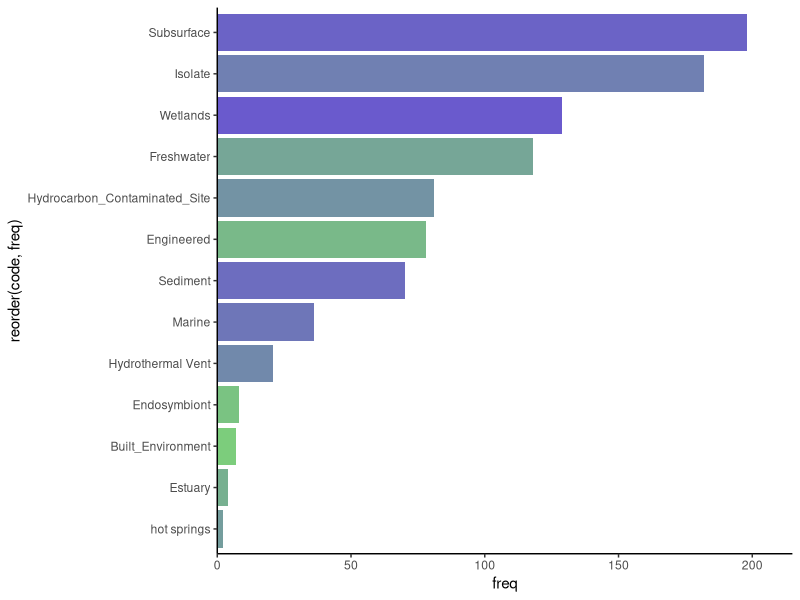
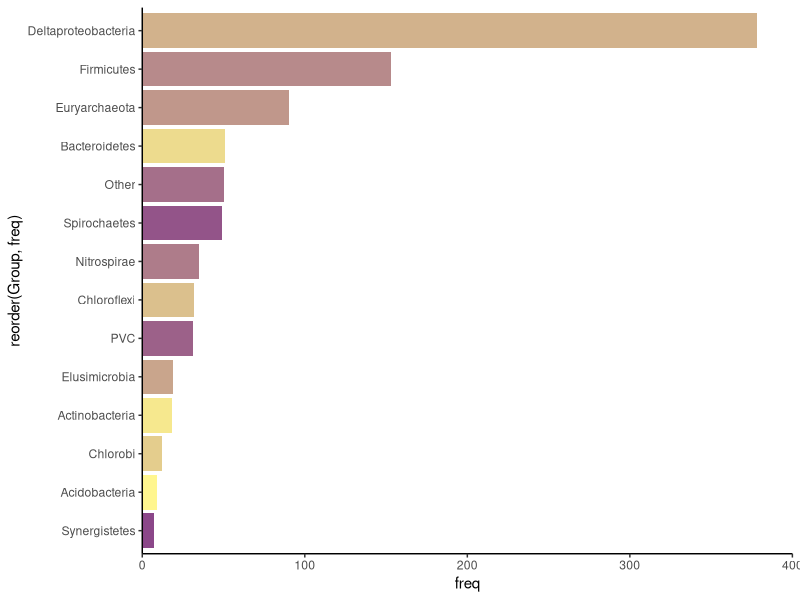
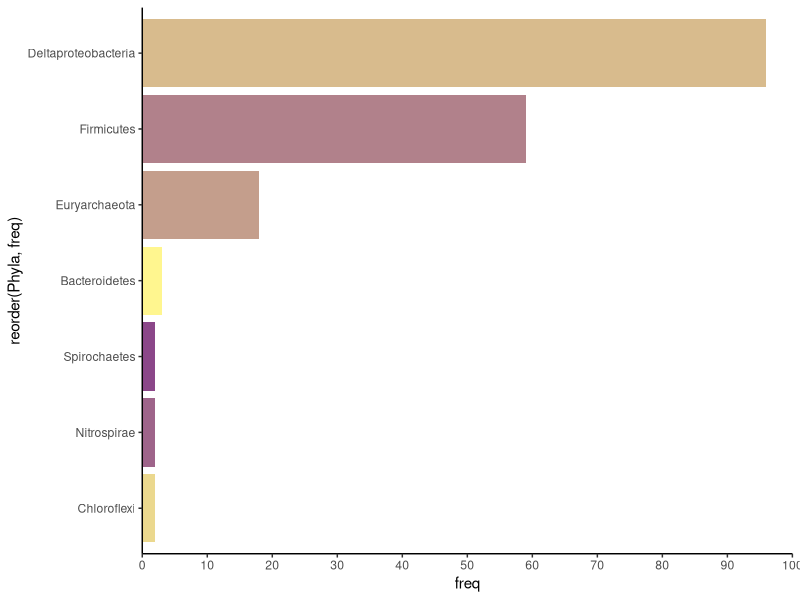

Here is the R script that generated these plots, in order: (Note: this script raises an error after producing the figures.)
library(tidyverse)
library(reshape2)
library(plyr)

metadata = read.csv("files/stats/medium-mehg-metadata-stats.csv")
environment = count(metadata, "code")
group = count(metadata, "Group")
phyla = count(metadata, "Phyla")
study = count(metadata, "study")

# Environments plot
phaColfunc = colorRampPalette(c("palegreen3", "slateblue"))
bar_env = environment %>% ggplot(aes(x=reorder(code, freq), y=freq)) + geom_bar(stat="identity", fill=(phaColfunc(13))) + coord_flip() + scale_y_continuous(limits=c(0,215), expand = c(0, 0)) + theme_classic()
bar_env 

# phyla plot
phylaColfunc = colorRampPalette(c("khaki1", "orchid4"))
bar_phyla = group %>% ggplot(aes(x=reorder(Group, freq), y=freq)) + geom_bar(stat="identity", fill=(phylaColfunc(14))) + coord_flip() + scale_y_continuous(limits=c(0,400), expand= c(0,0)) + theme_classic()
bar_phyla

# reference isolate phyla 
references = metadata %>% filter(code=="Isolate")
reference_phyla = count(references, "Phyla")
bar_ref = reference_phyla %>% ggplot(aes(x=reorder(Phyla, freq), y=freq)) + geom_bar(stat="identity", fill=(phylaColfunc(7))) + coord_flip() + scale_y_continuous(limits=c(0,100), expand= c(0,0), breaks=seq(0,100,10)) + theme_classic()
bar_ref

# other with low amounts
other = metadata %>% filter(Group=="Other")
other_phyla = count(cp, "Phyla")
bar_other= other_phyla %>% ggplot(aes(x=reorder(Phyla, freq), y=freq)) + geom_bar(stat="identity", fill="azure4") + coord_flip() + scale_y_continuous(limits=c(0,7), expand= c(0,0), breaks=seq(0,7,1)) + theme_classic()
bar_other

# genome statistics
# all
# genome size
genome_size = metadata %>% select(Group, size) %>% filter(Group != "Other")
genome_size_avgs = aggregate(genome_size[2], list(genome_size$Group), mean)
all_avgs = genome_size %>% ggplot(aes(x=Group, y=size)) + geom_boxplot(fill="gray")
all_avgs_theme = all_avgs + scale_y_continuous(breaks=seq(0,15,3)) + theme_classic() + theme(axis.text.x = element_text(angle = 85, hjust = 1))
all_avgs_theme
# gc content
gc_all = metadata %>% select(Group, gc) %>% filter(Group != "Other")
gc_meth = gc_all %>% ggplot(aes(x=Group, y=gc)) + geom_boxplot(fill="gray")
gc_meth_theme = gc_meth + theme_classic() + theme(axis.text.x = element_text(angle = 85, hjust = 1))
gc_meth_theme

# just isolates
# genome size
isolate_sizes = metadata %>% filter(code=="Isolate") %>% select(Group, size)
isolate_avgs = isolate_sizes %>% ggplot(aes(x=Group, y=size)) + geom_boxplot(fill="gray")
isolate_avgs_theme = isolate_avgs + theme_classic() + theme(axis.text.x = element_text(angle = 85, hjust = 1))
isolate_avgs_theme
# gc content 
gc_isolates = metadata %>% filter(code=="Isolate") %>% select(Group, gc)
gc_meth_isolates = gc_isolates %>% ggplot(aes(x=Group, y=gc)) + geom_boxplot(fill="gray")
gc_isolates_theme = gc_meth_isolates + theme_classic() + theme(axis.text.x = element_text(angle = 85, hjust = 1))
gc_isolates_theme

# stats for "other" 
#size
other_sizes = metadata %>% filter(Group=="Other") %>% select(Phyla, size)
other_avgs = other_sizes %>% ggplot(aes(x=Phyla, y=size)) + geom_boxplot(fill="gray")
other_avgs_theme = other_avgs + theme_classic() + theme(axis.text.x = element_text(angle = 85, hjust = 1)) 
other_avgs_theme
#gc
other_gc = metadata %>% filter(Group=="Other") %>% select(Phyla, gc)
other_gc_avgs = other_gc %>% ggplot(aes(x=Phyla,y=gc)) + geom_boxplot(fill="gray")
other_gc_theme = other_gc_avgs + theme_classic() + theme(axis.text.x = element_text(angle = 85, hjust = 1)) 
other_gc_theme

# quality stats of MAGs
mags = metadata %>% filter(code != "Isolate")
mag_qual = mags %>% ggplot(aes(x=Completeness, y=Contamination, color=Group)) + geom_point(size=2) + scale_x_continuous(breaks=seq(0,100,10)) + theme_classic()
mag_qual

# Save plots
# bar plots
ggsave(file="figs/2019-09-08-environment-barplot.png", bar_env, width=20, height=10, units=c("cm"))
ggsave(file="figs/2019-09-08-phyla-barplot.png", bar_phyla, width=20, height=10, units=c("cm"))
ggsave(file="figs/2019-09-08-reference-phyla-barplot.png", bar_ref, width=7, height=4, units=c("cm"))
ggsave(file="figs/2019-09-08-other-phyla-barplot.png", bar_other, width=7, height=10, units=c("cm"))

# stats
ggsave(file="figs/2019-09-08-all-genome-sizes.png", all_avgs_theme, width=15, height=10, units=c("cm"))
ggsave(file="figs/2019-09-08-all-gc.png", gc_meth_theme, width=15, height=10, units=c("cm"))
ggsave(file="figs/2019-09-08-isolates-sizes.png", isolate_avgs_theme, width=10, height=7, units=c("cm"))
ggsave(file="figs/2019-09-08-isolates-gc.png", gc_isolates_theme, width=10, height=7, units=c("cm"))
ggsave(file="figs/2019-09-08-other-phyla-sizes.png", other_avgs_theme, width=7,height=10,units=c("cm"))
ggsave(file="figs/2019-09-08-other-phyla-gc.png", other_gc_theme,width=7,height=10,units=c("cm"))
ggsave(file="figs/2019-09-08-mags-qual-stats.png", mag_qual, width=15,height=10,units=c("cm"))
